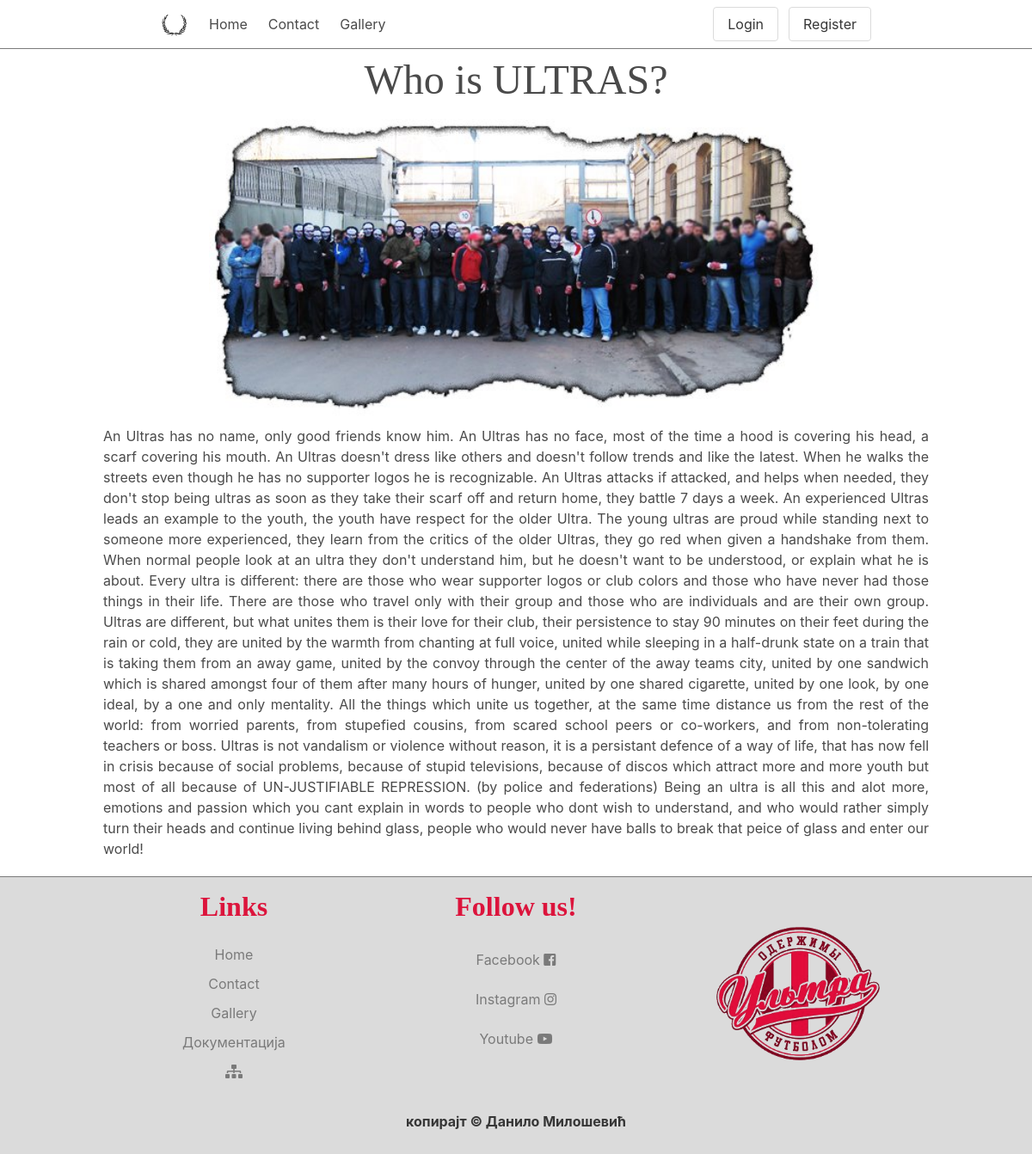
/?page=article&id=1, run on the app's committed database.
### tables this page shows
CREATE TABLE `menus` (
  `id` int(11) NOT NULL,
  `name` varchar(50) NOT NULL,
  `position` int(11) NOT NULL
);

CREATE TABLE `articles` (
  `id` int(11) NOT NULL,
  `title` text NOT NULL,
  `body` text NOT NULL,
  `img` varchar(255) NOT NULL,
  `date` timestamp NOT NULL DEFAULT CURRENT_TIMESTAMP
);

CREATE TABLE `social_networks` (
  `id` int(11) NOT NULL,
  `name` varchar(255) NOT NULL,
  `path` varchar(255) NOT NULL,
  `icon` varchar(255) NOT NULL
);

### modules/functions.php (called while the page is built, shortened)
<?php
function selectByTableName($table, $conn) {
  $sql = "SELECT * FROM $table;";
  $stmt = $conn->query($sql);
  try {
    $stmt->execute();
    $data = $stmt->fetchAll();
    if ($stmt->rowCount() > 0) {
        return $data;
    } else {
        return false;
    }
  } catch (PDOException $e) {
    echo $e->getMessage();
  }
}
function userLoggedIn() {
  return (isset($_SESSION['user']));
}

### modules/queries.php (called while the page is built, shortened)
<?php
function getSNetworks($conn){
  $sql = "SELECT * FROM social_networks";
  $stmt = $conn->prepare($sql);
  $stmt->execute();
  $data = $stmt->fetchAll();
  return ($stmt->rowCount() > 0) ?  $data : false;
}
function getArticle($conn,$id) {
  $sql = "SELECT * FROM articles WHERE id = :id;";
  $stmt = $conn->prepare($sql);
  try {
    $stmt->execute([ ':id' => $id]);
    $data = $stmt->fetch();
    return ($stmt->rowCount() === 1) ?  $data : false;
  } catch (PDOException $e) {
    echo $e->getMessage();
  }
}

### views/article.php (the view)
<?php
    $id = $_GET['id'] ?? null;
    $article = getArticle($conn, $id);
?>
<div id="containerPost" class="container">
    <h1 class="is-size-1 has-text-centered mojfont"><?= $article->title ?></h1>
    <figure id="figureSlika1" class="">
        <img src="<?= $article->img ?>" alt="Image">
    </figure>
    <h3 class="has-text-justified marginBottom "><?= $article->body ?></h3>
</div>

### components/nav.php (shortened to what this page needs)
<?php $menus = selectByTableName('menus', $conn); ?>
<div class="containerNav paddingLeft1 paddingRight1 border-line">
    <nav class="navbar is-transparent  ">
    <div class="navbar-brand">
        <a class="navbar-item" href="">
        <img id="logo" src="assets/lovor.png" alt="logo"/>
        </a>
    </div>
    <div id="navbarExampleTransparentExample" class="navbar-menu ">
        <div class="navbar-start ">
            <?php foreach ($menus as $menu) : ?>
                <a class="navbar-item" href="?page=<?= strtolower($menu->name) ?>"><?= $menu->name ?></a>
            <?php endforeach; ?>
        </div>
        <div class="navbar-end">
        <div class="navbar-item">
            <div class="field is-grouped">
            <?php if (!userLoggedIn()) : ?>
            <p class="control rounded ">
                <a class="bd-tw-button button" data-social-target="http://localhost:4000"  href="?page=login">
                <span>
                    Login
                </span>
                </a>
            </p>
            <p class="control rounded">
                <a class="button is-grey" href="?page=register">
                <span>Register</span>
                </a>
            </p>
    <?php endif; ?>
     </div>
    </div>
    </nav>
</div>

### components/footer.php (shortened to what this page needs)
<?php $social_networks = getSNetworks($conn); ?>
<footer id="footer" class="footer has-background-grey-lighter">
  <div class="container">
    <div class="content has-text-centered ">
      <div class="columns">
                <div class="column is-4 ">
                  <h4 class="is-size-3 ">Links</h4>
                  <?php foreach ($menus as $menu) : ?>
                    <ul >
                      <li><a class="menu-list" href="?page=<?= strtolower($menu->name) ?>"><?= $menu->name ?></a></li>
                    </ul>
                  <?php endforeach; ?>
                  <li><a href="dokumentacija.pdf">Документација</a></li>
                  <li><a href="sitemap.xml"><i class="fas fa-sitemap margin-left"></i></a></li>
                </div>
                <div id="mreze" class="column is-4">
                  <h4 class="is-size-3 ">Follow us!</h4>
                  <ul class="menu-list">
                  <?php foreach($social_networks as $social_network) : ?>
                    <li>
                      <a
                        href="<?= $social_network->path ?>">
                         <?= $social_network->name ?>
                         <i class="fab fa-<?= $social_network ->icon ?> margin-left"></i>
                      </a>
                    </li>
                  <?php endforeach; ?>
                  </ul>
                </div>
                <div class="column is-4">
                  <img id="h" src="assets/ultraS1.png" alt="OF"/>
      </div>
    </div>
      <p class="">
        <strong>копирајт &copy; Данило Милошевић</strong>
      </p>
  </div>
</footer>
</body>
</html>

### data on the page
menus: name "Home"
menus: name "Contact"
menus: name "Gallery"
articles: title "Who is ULTRAS?", img (picture), body "An Ultras has no name, only good friends know him. An Ultras has no face, most of the time a hood is covering his head, a scarf covering his mouth. An Ultras doesn't dress like others and doesn't follow trends and like the latest. When he walks the streets even though he has no supporter logos he is recognizable. An Ultras attacks if attacked, and helps when needed, they don't stop being ultras as soon as they take their scarf off and return home, they battle 7 days a week. An experienced Ultras leads an example to the youth, the youth have respect for the older Ultra. The young ultras are proud while standing next to someone more experienced, they learn from the critics of the older…"
social_networks: name "Facebook"
social_networks: name "Instagram"
social_networks: name "Youtube"
